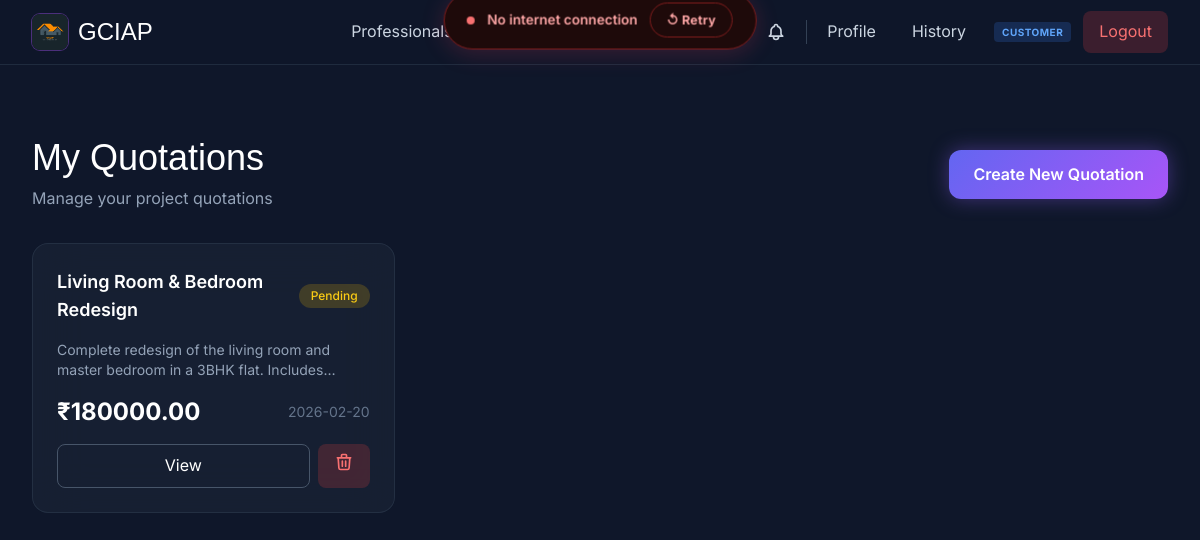
/quotations/ (signed in), run on the app's committed database.
### quotations/models.py (models this page shows, shortened)
class Quotation(models.Model):
    STATUS_CHOICES = [
        ('pending', 'Pending'),
        ('accepted', 'Accepted'),
        ('rejected', 'Rejected'),
    ]
    user = models.ForeignKey('auth.User', on_delete=models.CASCADE, related_name='quotations')
    professional = models.ForeignKey('professionals.Professional', on_delete=models.CASCADE, related_name='quotations', null=True, blank=True)
    project_title = models.CharField(max_length=200)
    project_description = models.TextField()
    budget_estimate = models.DecimalField(max_digits=10, decimal_places=2)
    status = models.CharField(max_length=10, choices=STATUS_CHOICES, default='pending')
    created_at = models.DateTimeField(auto_now_add=True)
    updated_at = models.DateTimeField(auto_now=True)

### quotations/views.py (the view)
# urls.py: path('quotations/', views.quotation_list, name='quotation_list'),
@login_required
def quotation_list(request):
    quotations = request.user.quotations.all().order_by('-created_at')
    return render(request, 'quotations/quotation_list.html', {'quotations': quotations})

### users/context_processors.py (called while the page is built)
def role_context(request):
    context = {
        'user_role': None,
        'is_admin': False,
        'is_professional': False,
        'is_customer': False,
        'ROLE_ADMIN': ROLE_ADMIN,
        'ROLE_PROFESSIONAL': ROLE_PROFESSIONAL,
        'ROLE_CUSTOMER': ROLE_CUSTOMER,
    }
    if request.user.is_authenticated:
        user_role = get_user_role(request.user)
        context.update({
            'user_role': user_role,
            'is_admin': user_role == ROLE_ADMIN,
            'is_professional': user_role == ROLE_PROFESSIONAL,
            'is_customer': user_role == ROLE_CUSTOMER,
        })
    return context

### users/roles.py (called while the page is built)
def get_user_role(user):
    if not user or not user.is_authenticated:
        return None
    if user.is_superuser or user.is_staff:
        return ROLE_ADMIN
    if hasattr(user, 'professional'):
        return ROLE_PROFESSIONAL
    return ROLE_CUSTOMER

### templates/quotations/quotation_list.html (shortened to what this page needs)
{% extends 'base/base.html' %}
{% block content %}
<div class="py-12 px-4 sm:px-6 lg:px-8">
    <div class="max-w-6xl mx-auto">
        <div class="flex flex-col sm:flex-row justify-between items-start sm:items-center gap-4 mb-8">
            <div>
                <h1 class="animate-item font-boa text-4xl text-gradient mb-2">My Quotations</h1>
                <p class="animate-item text-slate-400">Manage your project quotations</p>
            </div>
            <a href="{% url 'quotations:create_quotation' %}" class="animate-item px-6 py-3 rounded-xl gradient-primary text-white font-semibold hover:opacity-90 transition-all duration-300 btn-glow">
                Create New Quotation
            </a>
        </div>
        {% if quotations %}
        <div class="grid grid-cols-1 md:grid-cols-2 lg:grid-cols-3 gap-6">
            {% for quotation in quotations %}
            <div class="animate-item bg-slate-800/50 backdrop-blur-xl rounded-2xl border border-slate-700/50 p-6 hover:border-purple-500/50 transition-all duration-500 hover-lift">
                <div class="flex items-center justify-between mb-4">
                    <h3 class="text-lg font-semibold text-white">{{ quotation.project_title }}</h3>
                    <span class="px-3 py-1 rounded-full text-xs font-medium
                        {% if quotation.status == 'pending' %}bg-yellow-500/20 text-yellow-400
                        {% elif quotation.status == 'accepted' %}bg-green-500/20 text-green-400
                        {% else %}bg-red-500/20 text-red-400{% endif %}">
                        {{ quotation.get_status_display }}
                    </span>
                </div>
                <p class="text-slate-400 text-sm mb-4 line-clamp-2">{{ quotation.project_description|truncatewords:20 }}</p>
                <div class="flex items-center justify-between mb-4">
                    <span class="text-2xl font-bold text-gradient">₹{{ quotation.budget_estimate }}</span>
                    <span class="text-slate-500 text-sm">{{ quotation.created_at|date:"Y-m-d" }}</span>
                </div>
                <div class="flex gap-2">
                    <a href="{% url 'quotations:quotation_detail' quotation.id %}" class="flex-1 py-2 text-center rounded-lg border border-slate-600 text-white hover:bg-slate-700/50 transition-all duration-300">
                        View
                    </a>
                    <a href="{% url 'quotations:delete_quotation' quotation.id %}" class="py-2 px-4 rounded-lg bg-red-500/20 text-red-400 hover:bg-red-500/30 transition-all duration-300">
                        <svg class="w-5 h-5" fill="none" stroke="currentColor" viewBox="0 0 24 24">
                            <path stroke-linecap="round" stroke-linejoin="round" stroke-width="2" d="M19 7l-.867 12.142A2 2 0 0116.138 21H7.862a2 2 0 01-1.995-1.858L5 7m5 4v6m4-6v6m1-10V4a1 1 0 00-1-1h-4a1 1 0 00-1 1v3M4 7h16"/>
                        </svg>
                    </a>
                </div>
            </div>
            {% endfor %}
        </div>
        {% endif %}
    </div>
</div>
{% endblock %}

### static/css/base.css (style rules this page uses)
:root { --primary-gradient: linear-gradient(135deg, #6366f1 0%, #a855f7 100%); --surface-dark: #020617; --surface-light: #1e293b; --glass-bg: rgba(30, 41, 59, 0.4); --glass-border: rgba(255, 255, 255, 0.05); --text-primary: #f8fafc; --text-secondary: #94a3b8; --accent-color: #8b5cf6; }
* { margin: 0; padding: 0; box-sizing: border-box; }
body { font-family: 'Inter', sans-serif; line-height: 1.6; color: var(--text-primary); background-color: var(--surface-dark); }
.gradient-primary { background: var(--primary-gradient); }
.font-boa { font-family: 'BoaConstruktorBold', sans-serif; }
.hover-lift { transition: transform 0.3s ease, box-shadow 0.3s ease; }

### data on the page
Quotation: project_title "Living Room & Bedroom Redesign", status "Pending", project_description "Complete redesign of the living room and master bedroom in a 3BHK flat.…", budget_estimate "180000.00", created_at "2026-02-20"

### other printed values
{{ user_role }} "CUSTOMER"
